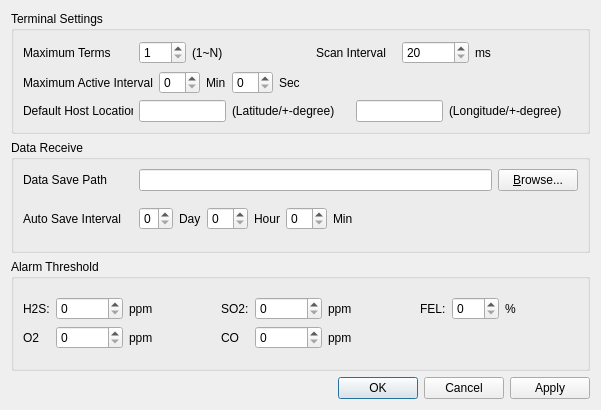
<?xml version="1.0" encoding="UTF-8"?>
<ui version="4.0">
 <class>OptionDialog</class>
 <widget class="QDialog" name="OptionDialog">
  <property name="geometry">
   <rect>
    <x>0</x>
    <y>0</y>
    <width>601</width>
    <height>410</height>
   </rect>
  </property>
  <property name="windowTitle">
   <string>Options</string>
  </property>
  <layout class="QVBoxLayout" name="verticalLayout_3">
   <item>
    <widget class="QGroupBox" name="groupBox_2">
     <property name="title">
      <string>Terminal Settings</string>
     </property>
     <layout class="QVBoxLayout" name="verticalLayout_2">
      <item>
       <layout class="QHBoxLayout" name="horizontalLayout_6">
        <item>
         <widget class="QLabel" name="label_16">
          <property name="minimumSize">
           <size>
            <width>110</width>
            <height>0</height>
           </size>
          </property>
          <property name="text">
           <string>Maximum Terms</string>
          </property>
         </widget>
        </item>
        <item>
         <widget class="QSpinBox" name="maxTermCountSpinBox">
          <property name="minimum">
           <number>1</number>
          </property>
          <property name="maximum">
           <number>255</number>
          </property>
         </widget>
        </item>
        <item>
         <widget class="QLabel" name="label_17">
          <property name="text">
           <string>(1~N)</string>
          </property>
         </widget>
        </item>
        <item>
         <spacer name="horizontalSpacer_9">
          <property name="orientation">
           <enum>Qt::Horizontal</enum>
          </property>
          <property name="sizeHint" stdset="0">
           <size>
            <width>59</width>
            <height>20</height>
           </size>
          </property>
         </spacer>
        </item>
        <item>
         <widget class="QLabel" name="label_19">
          <property name="sizePolicy">
           <sizepolicy hsizetype="Minimum" vsizetype="Minimum">
            <horstretch>0</horstretch>
            <verstretch>0</verstretch>
           </sizepolicy>
          </property>
          <property name="minimumSize">
           <size>
            <width>80</width>
            <height>25</height>
           </size>
          </property>
          <property name="text">
           <string>Scan Interval</string>
          </property>
         </widget>
        </item>
        <item>
         <widget class="QSpinBox" name="scanIntervalMsecSpinBox">
          <property name="minimum">
           <number>20</number>
          </property>
          <property name="maximum">
           <number>120000</number>
          </property>
         </widget>
        </item>
        <item>
         <widget class="QLabel" name="label_18">
          <property name="text">
           <string>ms</string>
          </property>
         </widget>
        </item>
        <item>
         <spacer name="horizontalSpacer_8">
          <property name="orientation">
           <enum>Qt::Horizontal</enum>
          </property>
          <property name="sizeHint" stdset="0">
           <size>
            <width>40</width>
            <height>20</height>
           </size>
          </property>
         </spacer>
        </item>
       </layout>
      </item>
      <item>
       <layout class="QHBoxLayout" name="horizontalLayout_3">
        <item>
         <widget class="QLabel" name="label_7">
          <property name="minimumSize">
           <size>
            <width>110</width>
            <height>0</height>
           </size>
          </property>
          <property name="text">
           <string>Maximum Active Interval</string>
          </property>
         </widget>
        </item>
        <item>
         <widget class="QSpinBox" name="activeIntervalMinutesSpinBox">
          <property name="minimum">
           <number>0</number>
          </property>
          <property name="maximum">
           <number>59</number>
          </property>
         </widget>
        </item>
        <item>
         <widget class="QLabel" name="label_10">
          <property name="text">
           <string>Min</string>
          </property>
         </widget>
        </item>
        <item>
         <widget class="QSpinBox" name="activeIntervalSecondsSpinBox">
          <property name="minimum">
           <number>0</number>
          </property>
          <property name="maximum">
           <number>59</number>
          </property>
         </widget>
        </item>
        <item>
         <widget class="QLabel" name="label_11">
          <property name="text">
           <string>Sec</string>
          </property>
         </widget>
        </item>
        <item>
         <spacer name="horizontalSpacer_2">
          <property name="orientation">
           <enum>Qt::Horizontal</enum>
          </property>
          <property name="sizeHint" stdset="0">
           <size>
            <width>40</width>
            <height>20</height>
           </size>
          </property>
         </spacer>
        </item>
       </layout>
      </item>
      <item>
       <layout class="QHBoxLayout" name="horizontalLayout_4">
        <item>
         <widget class="QLabel" name="label_8">
          <property name="minimumSize">
           <size>
            <width>110</width>
            <height>0</height>
           </size>
          </property>
          <property name="text">
           <string>Default Host Location</string>
          </property>
         </widget>
        </item>
        <item>
         <widget class="QLineEdit" name="defaultHostLatitudeLineEdit"/>
        </item>
        <item>
         <widget class="QLabel" name="label_12">
          <property name="text">
           <string>(Latitude/+-degree)</string>
          </property>
         </widget>
        </item>
        <item>
         <spacer name="horizontalSpacer_4">
          <property name="orientation">
           <enum>Qt::Horizontal</enum>
          </property>
          <property name="sizeHint" stdset="0">
           <size>
            <width>37</width>
            <height>17</height>
           </size>
          </property>
         </spacer>
        </item>
        <item>
         <widget class="QLineEdit" name="defaultHostLongitudeLineEdit"/>
        </item>
        <item>
         <widget class="QLabel" name="label_13">
          <property name="text">
           <string>(Longitude/+-degree)</string>
          </property>
         </widget>
        </item>
        <item>
         <spacer name="horizontalSpacer_3">
          <property name="orientation">
           <enum>Qt::Horizontal</enum>
          </property>
          <property name="sizeHint" stdset="0">
           <size>
            <width>37</width>
            <height>17</height>
           </size>
          </property>
         </spacer>
        </item>
       </layout>
      </item>
     </layout>
    </widget>
   </item>
   <item>
    <widget class="QGroupBox" name="groupBox">
     <property name="title">
      <string>Data Receive</string>
     </property>
     <layout class="QVBoxLayout" name="verticalLayout">
      <item>
       <layout class="QGridLayout" name="gridLayout">
        <item row="0" column="0">
         <widget class="QLabel" name="label">
          <property name="minimumSize">
           <size>
            <width>110</width>
            <height>0</height>
           </size>
          </property>
          <property name="text">
           <string>Data Save Path</string>
          </property>
         </widget>
        </item>
        <item row="0" column="1">
         <layout class="QHBoxLayout" name="horizontalLayout_2">
          <item>
           <widget class="QLineEdit" name="dataFolderLineEdit">
            <property name="readOnly">
             <bool>true</bool>
            </property>
           </widget>
          </item>
          <item>
           <widget class="QPushButton" name="broswePushButton">
            <property name="sizePolicy">
             <sizepolicy hsizetype="Maximum" vsizetype="Fixed">
              <horstretch>0</horstretch>
              <verstretch>0</verstretch>
             </sizepolicy>
            </property>
            <property name="text">
             <string>&amp;Browse...</string>
            </property>
           </widget>
          </item>
         </layout>
        </item>
        <item row="1" column="0">
         <widget class="QLabel" name="label_2">
          <property name="minimumSize">
           <size>
            <width>110</width>
            <height>0</height>
           </size>
          </property>
          <property name="text">
           <string>Auto Save Interval</string>
          </property>
         </widget>
        </item>
        <item row="1" column="1">
         <layout class="QHBoxLayout" name="horizontalLayout">
          <item>
           <widget class="QSpinBox" name="daySpinBox">
            <property name="maximum">
             <number>5</number>
            </property>
           </widget>
          </item>
          <item>
           <widget class="QLabel" name="label_3">
            <property name="text">
             <string>Day</string>
            </property>
           </widget>
          </item>
          <item>
           <widget class="QSpinBox" name="hoursSpinBox">
            <property name="maximum">
             <number>23</number>
            </property>
           </widget>
          </item>
          <item>
           <widget class="QLabel" name="label_4">
            <property name="text">
             <string>Hour</string>
            </property>
           </widget>
          </item>
          <item>
           <widget class="QSpinBox" name="minutesSpinBox">
            <property name="maximum">
             <number>59</number>
            </property>
           </widget>
          </item>
          <item>
           <widget class="QLabel" name="label_5">
            <property name="text">
             <string>Min</string>
            </property>
           </widget>
          </item>
          <item>
           <spacer name="horizontalSpacer">
            <property name="orientation">
             <enum>Qt::Horizontal</enum>
            </property>
            <property name="sizeHint" stdset="0">
             <size>
              <width>40</width>
              <height>20</height>
             </size>
            </property>
           </spacer>
          </item>
         </layout>
        </item>
       </layout>
      </item>
     </layout>
    </widget>
   </item>
   <item>
    <widget class="QGroupBox" name="groupBox_3">
     <property name="title">
      <string>Alarm Threshold</string>
     </property>
     <layout class="QGridLayout" name="gridLayout_6">
      <item row="0" column="0">
       <layout class="QGridLayout" name="gridLayout_5">
        <item row="0" column="0">
         <layout class="QGridLayout" name="gridLayout_2">
          <item row="0" column="0">
       <widget class="QLabel" name="label_6">
        <property name="text">
         <string>H2S:</string>
        </property>
       </widget>
      </item>
          <item row="0" column="1">
       <widget class="QSpinBox" name="h2sThresSpinBox">
        <property name="maximum">
         <number>1000000</number>
        </property>
       </widget>
      </item>
          <item row="0" column="2">
       <widget class="QLabel" name="label_15">
        <property name="text">
         <string>ppm</string>
        </property>
       </widget>
      </item>
          <item row="1" column="0">
           <widget class="QLabel" name="label_22">
            <property name="text">
             <string>O2</string>
            </property>
           </widget>
          </item>
          <item row="1" column="1">
           <widget class="QSpinBox" name="o2ThresSpinBox">
            <property name="maximum">
             <number>1000000</number>
            </property>
           </widget>
          </item>
          <item row="1" column="2">
           <widget class="QLabel" name="label_23">
            <property name="text">
             <string>ppm</string>
            </property>
           </widget>
          </item>
         </layout>
        </item>
        <item row="0" column="1">
       <spacer name="horizontalSpacer_5">
        <property name="orientation">
         <enum>Qt::Horizontal</enum>
        </property>
        <property name="sizeHint" stdset="0">
         <size>
            <width>13</width>
            <height>22</height>
         </size>
        </property>
       </spacer>
      </item>
        <item row="0" column="2">
         <layout class="QGridLayout" name="gridLayout_3">
          <item row="0" column="0">
       <widget class="QLabel" name="label_9">
        <property name="text">
         <string>SO2:</string>
        </property>
       </widget>
      </item>
          <item row="0" column="1">
       <widget class="QSpinBox" name="so2ThresSpinBox">
        <property name="maximum">
         <number>1000000</number>
        </property>
       </widget>
      </item>
          <item row="0" column="2">
       <widget class="QLabel" name="label_20">
        <property name="text">
         <string>ppm</string>
        </property>
       </widget>
      </item>
          <item row="1" column="0">
           <widget class="QLabel" name="label_24">
            <property name="text">
             <string>CO</string>
            </property>
           </widget>
          </item>
          <item row="1" column="1">
           <widget class="QSpinBox" name="coThresSpinBox">
            <property name="maximum">
             <number>1000000</number>
            </property>
           </widget>
          </item>
          <item row="1" column="2">
           <widget class="QLabel" name="label_25">
            <property name="text">
             <string>ppm</string>
            </property>
           </widget>
          </item>
         </layout>
        </item>
        <item row="0" column="3">
       <spacer name="horizontalSpacer_6">
        <property name="orientation">
         <enum>Qt::Horizontal</enum>
        </property>
        <property name="sizeHint" stdset="0">
         <size>
            <width>13</width>
            <height>22</height>
         </size>
        </property>
       </spacer>
      </item>
        <item row="0" column="4">
         <layout class="QGridLayout" name="gridLayout_4">
          <item row="0" column="0">
       <widget class="QLabel" name="label_14">
        <property name="text">
         <string>FEL:</string>
        </property>
       </widget>
      </item>
          <item row="0" column="1">
       <widget class="QSpinBox" name="felThresSpinBox">
        <property name="maximum">
         <number>100</number>
        </property>
       </widget>
      </item>
          <item row="0" column="2">
       <widget class="QLabel" name="label_21">
        <property name="text">
         <string>%</string>
        </property>
       </widget>
      </item>
          <item row="1" column="2">
           <widget class="QLabel" name="label_26">
            <property name="text">
             <string/>
            </property>
           </widget>
          </item>
         </layout>
        </item>
        <item row="0" column="5">
       <spacer name="horizontalSpacer_7">
        <property name="orientation">
         <enum>Qt::Horizontal</enum>
        </property>
        <property name="sizeHint" stdset="0">
         <size>
            <width>38</width>
            <height>22</height>
         </size>
        </property>
       </spacer>
      </item>
     </layout>
      </item>
     </layout>
    </widget>
   </item>
   <item>
    <widget class="QDialogButtonBox" name="buttonBox">
     <property name="orientation">
      <enum>Qt::Horizontal</enum>
     </property>
     <property name="standardButtons">
      <set>QDialogButtonBox::Apply|QDialogButtonBox::Cancel|QDialogButtonBox::Ok</set>
     </property>
    </widget>
   </item>
  </layout>
 </widget>
 <resources/>
 <connections>
  <connection>
   <sender>buttonBox</sender>
   <signal>accepted()</signal>
   <receiver>OptionDialog</receiver>
   <slot>accept()</slot>
   <hints>
    <hint type="sourcelabel">
     <x>248</x>
     <y>254</y>
    </hint>
    <hint type="destinationlabel">
     <x>157</x>
     <y>274</y>
    </hint>
   </hints>
  </connection>
  <connection>
   <sender>buttonBox</sender>
   <signal>rejected()</signal>
   <receiver>OptionDialog</receiver>
   <slot>reject()</slot>
   <hints>
    <hint type="sourcelabel">
     <x>316</x>
     <y>260</y>
    </hint>
    <hint type="destinationlabel">
     <x>286</x>
     <y>274</y>
    </hint>
   </hints>
  </connection>
 </connections>
</ui>
